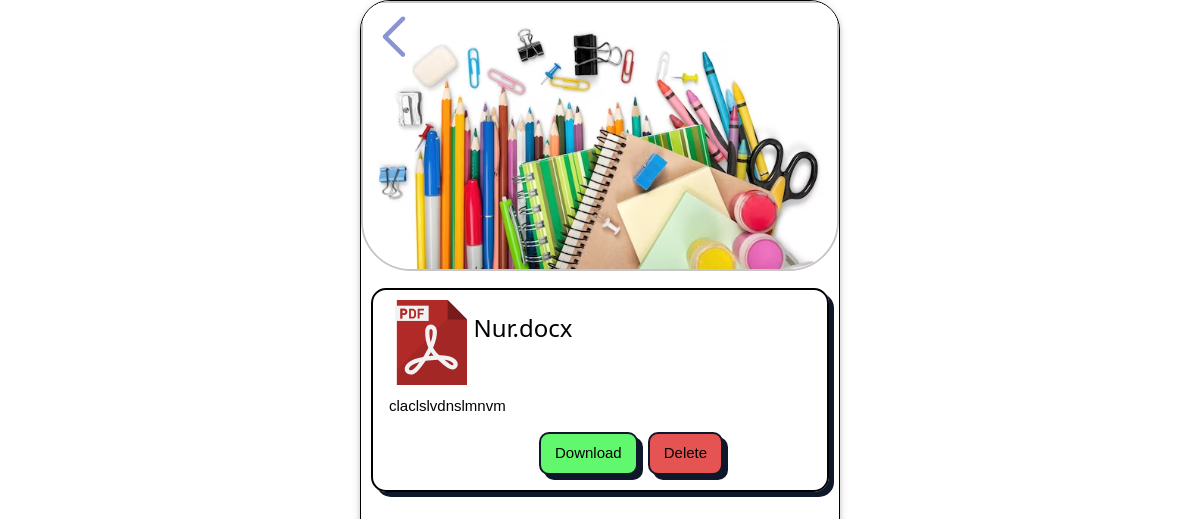
The app's page /view_resource (signed in), older data.
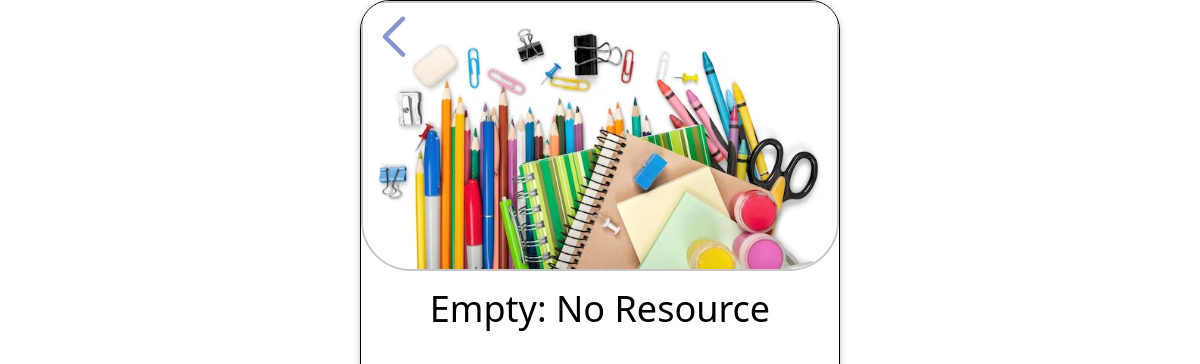
The same page, newer data.
### database/modle.py (models this page shows, shortened)
class Resource(Base):
    __tablename__ = 'resource'
    ID = Column('id', String, primary_key=True, nullable=False)
    section_id = Column('section_id', String, ForeignKey('section.id'), nullable=False)
    description = Column('description',String,nullable=True)
    file_name = Column('file_name',String,nullable=False)
    path = Column('path',String,nullable=False)
    post_t = Column('post_t',String,ForeignKey('teacher.id'),nullable=False)
    post_a = Column('post_a',String,ForeignKey('admin.id'),nullable=False)
    resource_type = Column('resource_type',String,nullable=False)
    valid = Column('valid',Integer,nullable=False)
    def __repr__(self):
        resource = f'({self.ID}-{self.section_id}-{self.description}-{self.file_name}-{self.path}-{self.post_t}-{self.post_a}-{self.resource_type})'
        return resource

### admin/Admin.py (the view)
@Admin.route("/view_resource")
def view_resour():
    try:
        if "username" in session:
            role = session['role']
            all_resources = getlist(_session.query(Resource).all())
            return render_template('view_resources.html',all_resources=all_resources,role=role)
        else:
            return redirect(url_for('Login.login'))
    except Exception as e:
        var.log(e)
        return 'error'

### utility/_templates_filters.py (called while the page is built)
def getlist(s):
    _filter = [str(info)[1:-1].split('-') for info in s]  # Split the string by '-' and store it in a list
    print(_filter)
    return _filter

### admin/templates/view_resources.html (shortened to what this page needs)
<!DOCTYPE html>
<html lang="en">
<head>
  <link rel="stylesheet" href="{{ url_for('static', filename='css/style.css') }}">
  <link rel="stylesheet" href="{{ url_for('static', filename='css/custom.css') }}">
  <link rel="stylesheet" href="{{ url_for('static', filename='css/w3.css') }}">
</head>
<body>
<section class="w3-card">
  <header id="content1" style="display: none;">
    <div class="w3-display-container">
      <a onclick="loading_back();">
        <img width="15%" class="w3-display-topleft" src="{{ url_for('static', filename='img/back.svg') }}" alt=""></a>
      <img width="100%" class="round2" src="{{ url_for('static', filename='img/logo.avif') }}">
    </div>
  </header>
  <main id="content2" class="main4" style="display: none;">
    {% if all_resources | length != 0 %}
      {% if role == "admin" %}
        {% for resource in all_resources %}
          <div class="w3-panel round ss" style="margin-left: 10px; margin-right: 10px;">
            <div style="display: flex; margin-top: 10px;">
              <img width="20%" src="{{ url_for('static', filename='img/pdf_icon.svg') }}" alt="file">
              <h3>{{ resource[3] }}</h3>
            </div>
            <p style="text-align: initial;">{{ resource[2] }}</p>
            <div style="padding-bottom: 15px; text-align: initial; display: flex;">
              <a style="background-color: rgb(98, 248, 110); margin-left: 150px; margin-right: 10px;" href="{{ url_for('static',filename=resource[4])+'/'+resource[3] }}" download  class="btn">Download</a>
              <a style="background-color: rgb(229, 83, 83);" onclick="flaskApi_Delete('{{ resource[0] }}',11);" class="btn">Delete</a>
            </div>
          </div>
        {% endfor %}
      {% endif %}
    {% else %}
      <h1>Empty: No Resource</h1>
    {% endif %}
  </main>
</section>
</body>
</html>

Row changes from the older to the newer data that the page shows:
removed Resource: file_name "Nur.docx", description "claclslvdnslmnvm"
Text that changed along with them:
text now shown: "Empty: No Resource"
